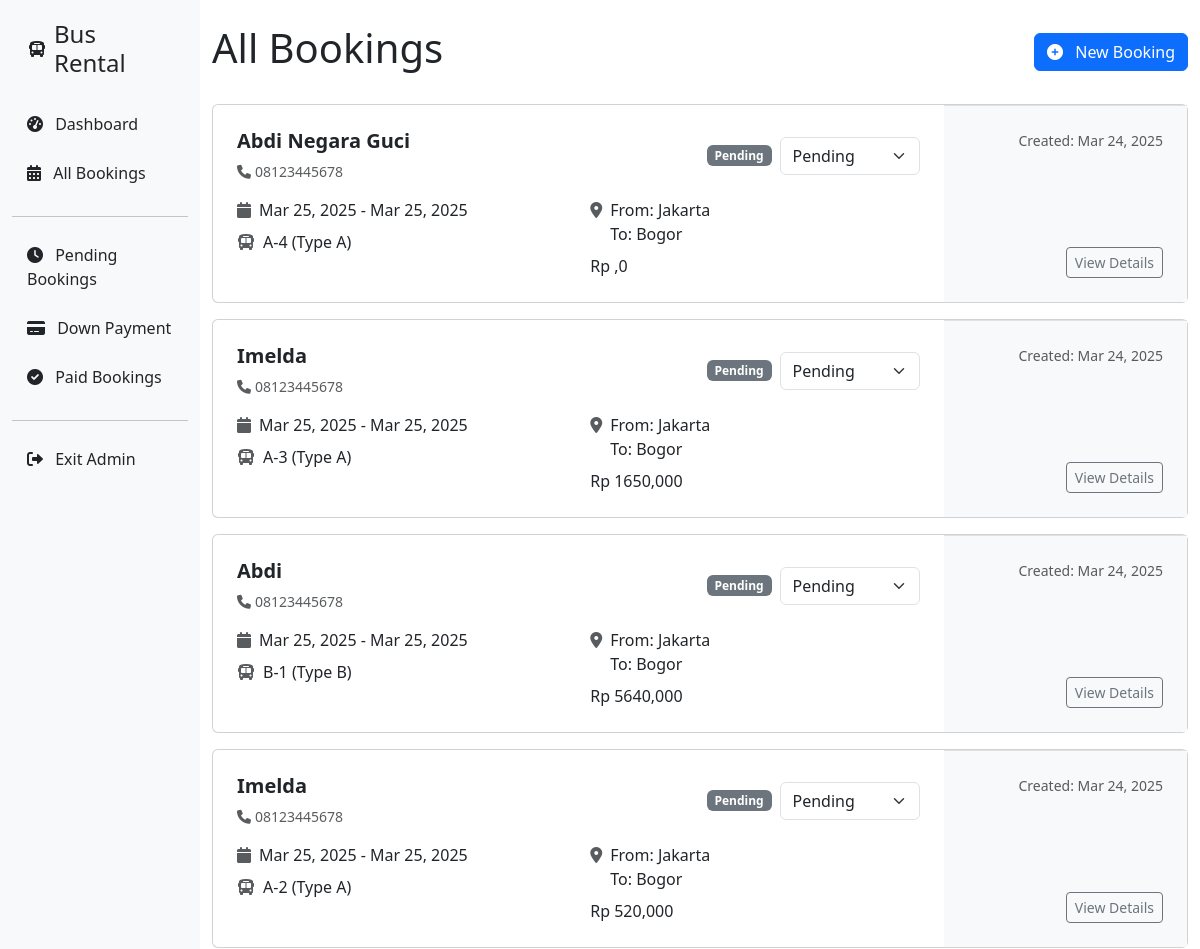
Before: /admin-bookings/ (signed in, upper part) with the older database file.
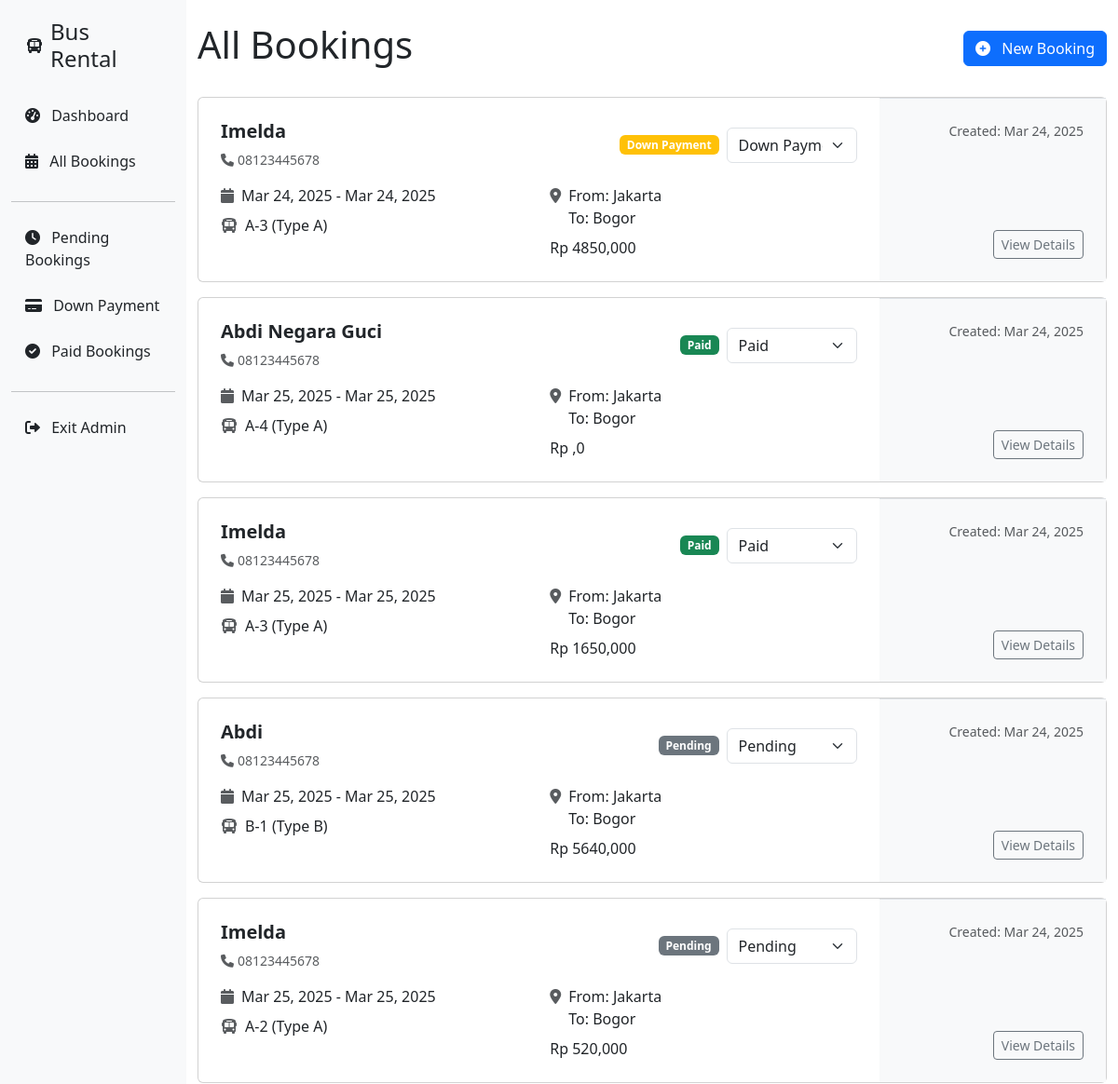
After: the same page with the newer database file.
### rental/models.py (models this page shows, shortened)
class Booking(models.Model):
    PAYMENT_STATUS = [
        ("PENDING", "Pending"),
        ("DP", "Down Payment"),
        ("PAID", "Paid"),
    ]
    customer_name = models.CharField(max_length=100)
    customer_phone = models.CharField(max_length=20)
    bus = models.ForeignKey(Bus, on_delete=models.CASCADE)
    start_date = models.DateField()
    rental_days = models.IntegerField(default=1)
    end_date = models.DateField()
    pickup = models.CharField(max_length=200)
    destination = models.CharField(max_length=200)
    additional_locations = models.TextField(blank=True, null=True)  # Stored as JSON
    pickup_coordinates = models.CharField(max_length=50, blank=True)
    destination_coordinates = models.CharField(max_length=50, blank=True)
    total_distance = models.DecimalField(max_digits=10, decimal_places=2)
    total_price = models.DecimalField(max_digits=12, decimal_places=2)
    payment_status = models.CharField(
        max_length=10, choices=PAYMENT_STATUS, default="PENDING"
    )
    created_at = models.DateTimeField(auto_now_add=True)
    updated_at = models.DateTimeField(auto_now=True)

class Bus(models.Model):
    BUS_TYPES = [
        ("A", "Type A (40 passengers)"),
        ("B", "Type B (30 passengers)"),
        ("C", "Type C (20 passengers)"),
    ]
    name = models.CharField(max_length=100)
    type = models.CharField(max_length=1, choices=BUS_TYPES)
    capacity = models.IntegerField()

### rental/views.py (the view)
# urls.py: path("admin-bookings/", views.admin_bookings, name="admin_bookings"),
@login_required
def admin_bookings(request):
    status = request.GET.get("status")
    if status:
        bookings = Booking.objects.filter(payment_status=status).order_by("-created_at")
    else:
        bookings = Booking.objects.all().order_by("-created_at")
    context = {
        "bookings": bookings,
        "status": status,
    }
    return render(request, "admin/admin-bookings.html", context)

### rental/templates/admin/admin-bookings.html (shortened to what the changed rows need)
{% extends 'admin_base.html' %}
{% block content %}
<div class="d-flex justify-content-between align-items-center mb-4">
    <h1>
        {% if status %}
            {% if status == 'PENDING' %}Pending Bookings
            {% elif status == 'DP' %}Down Payment Bookings
            {% else %}Paid Bookings{% endif %}
        {% else %}All Bookings{% endif %}
    </h1>
</div>
{% if bookings %}
    <div class="space-y-4">
        {% for booking in bookings %}
            <div class="card mb-3">
                <div class="card-body p-0">
                    <div class="row g-0">
                        <div class="col-md-9 p-4">
                            <div class="d-flex flex-column flex-md-row justify-content-between mb-3">
                                <div>
                                    <h5 class="fw-semibold">{{ booking.customer_name }}</h5>
                                    <div class="small text-muted d-flex align-items-center">
                                        <i class="fas fa-phone me-1"></i>
                                        <span>{{ booking.customer_phone }}</span>
                                    </div>
                                </div>
                                <div class="d-flex align-items-center gap-2 mt-2 mt-md-0">
                                    {% if booking.payment_status == 'PENDING' %}
                                        <span class="badge bg-secondary">Pending</span>
                                    {% elif booking.payment_status == 'DP' %}
                                        <span class="badge bg-warning">Down Payment</span>
                                    {% else %}
                                        <span class="badge bg-success">Paid</span>
                                    {% endif %}
                                    <form method="post" action="{% url 'update_booking_status' booking.id %}">
                                        <select name="status" class="form-select" style="width: 140px;" onchange="this.form.submit()">
                                            <option value="PENDING" {% if booking.payment_status == 'PENDING' %}selected{% endif %}>Pending</option>
                                            <option value="DP" {% if booking.payment_status == 'DP' %}selected{% endif %}>Down Payment</option>
                                            <option value="PAID" {% if booking.payment_status == 'PAID' %}selected{% endif %}>Paid</option>
                                        </select>
                                    </form>
                                </div>
                            </div>
                            <div class="row">
                                <div class="col-md-6 mb-3 mb-md-0">
                                    <div class="d-flex align-items-center mb-2">
                                        <i class="fas fa-calendar me-2 text-muted"></i>
                                        <span>{{ booking.start_date|date:"M d, Y" }} - {{ booking.end_date|date:"M d, Y" }}</span>
                                    </div>
                                    <div class="d-flex align-items-center">
                                        <i class="fas fa-bus me-2 text-muted"></i>
                                        <span>{{ booking.bus.name }} (Type {{ booking.bus.type }})</span>
                                    </div>
                                </div>
                                <div class="col-md-6">
                                    <div class="d-flex align-items-start mb-2">
                                        <i class="fas fa-map-marker-alt me-2 text-muted mt-1"></i>
                                        <div>
                                            <div>From: {{ booking.pickup }}</div>
                                            <div>To: {{ booking.destination }}</div>
                                        </div>
                                    </div>
                                    <div class="fw-medium">
                                        Rp {{ booking.total_price|floatformat:0|stringformat:'s'|slice:':-3' }},{{ booking.total_price|floatformat:0|stringformat:'s'|slice:'-3:' }}
                                    </div>
                                </div>
                            </div>
                        </div>
                        <div class="col-md-3 bg-light p-4 d-flex flex-row flex-md-column justify-content-between align-items-center align-items-md-end border-top border-md-start">
                            <div class="small text-muted">
                                Created: {{ booking.created_at|date:"M d, Y" }}
                            </div>
                            <a href="{% url 'admin_booking_details' booking.id %}" class="btn btn-outline-secondary btn-sm">
                                View Details
                            </a>
                        </div>
                    </div>
                </div>
            </div>
        {% endfor %}
    </div>
{% else %}
    <div class="text-center py-5 bg-white rounded shadow p-4">
        <p class="text-muted mb-3">No bookings found</p>
        <p class="small text-muted">Create a new booking to see it here</p>
    </div>
{% endif %}
{% endblock %}

Changed rows visible on the page:
added Booking: customer_name "Imelda", customer_phone "08123445678", shows "Down Payment", status "Down Payment", start_date "Mar 24, 2025", end_date "Mar 24, 2025", bus.name "A-3", bus.type "A", pickup "Jakarta", destination "Bogor", total_price "4850", total_price "000", created_at "Mar 24, 2025"
changed Booking "Abdi Negara Guci": status "Pending" → "Paid"; payment_status "Pending" → "Paid"
changed Booking (number 3 of 5 on the later page): status "Pending" → "Paid"; payment_status "Pending" → "Paid"
